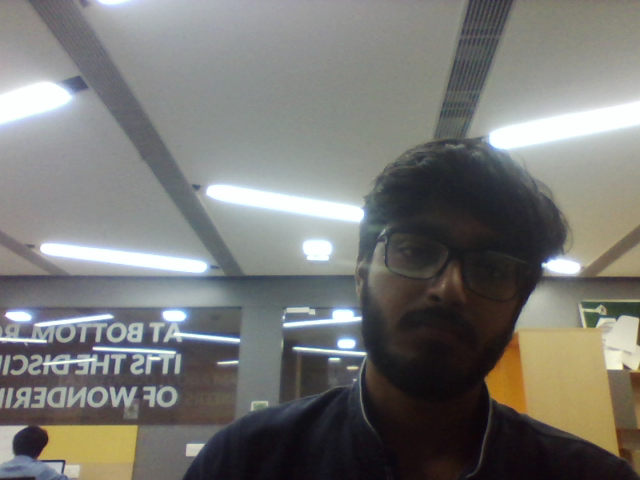
#> input picture 2018-06-26/suspiciousframe2.png, 640 x 480 px, given in place of original3.jpg, which was not available
$ python noobie.py
#> lines starting #> are read from the running program, lines starting #| are printed output that depends on the picture; long printed decimals are rounded; pictures that were not available may be replaced by others from this repository, and a replacement may not be noted
import cv2
from imutils.video import FPS
from imutils.video import VideoStream
#from mysql	 import *
import time, glob, os
import numpy as np
from datetime import datetime, timedelta


## SEND EMAIL ALERTS
import smtplib
from email.mime.multipart import MIMEMultipart
from email.mime.text import MIMEText
from email.mime.base import MIMEBase
from email import encoders


# [117 lines left out: functions fancy_email_alert, email_alert, not called in this run]


def intelligent_summary(original,heatmap):
	img1=cv2.imread(original)
#> img1 is the input picture: shape (480, 640, 3); mean B, G, R 116.5, 119.8, 120.1
	img2=cv2.imread(heatmap)
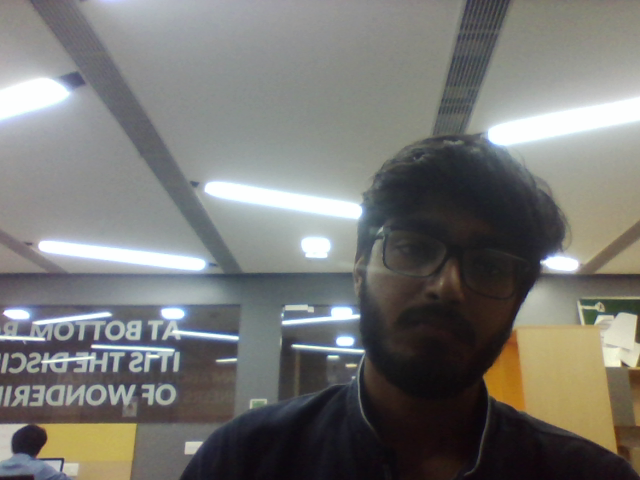
#> input picture 2018-06-26/suspiciousframe3.png, 640 x 480 px, given in place of heatmap3.jpg, which was not available
#> img2 is the input picture: shape (480, 640, 3); mean B, G, R 115.7, 119, 119.4
	row,col,channel=img1.shape
#> row = 480; col = 640; channel = 3
	sub=cv2.absdiff(img1,img2)
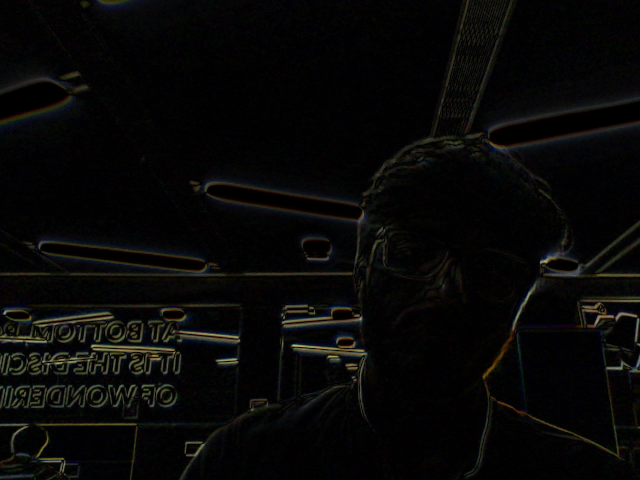
#> sub: shape (480, 640, 3); mean B, G, R 7, 7.7, 7.9
	sub=cv2.cvtColor(sub,cv2.COLOR_BGR2GRAY)
#> sub: shape (480, 640)
	thresh=cv2.threshold(sub,50,255,cv2.THRESH_BINARY)[1]
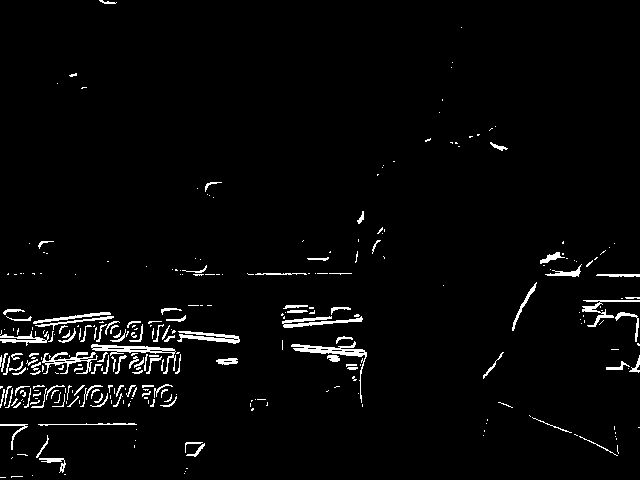
#> thresh: shape (480, 640); 3% white in thin lines or dots
	'''
	cv2.imshow("sub",sub)
	cv2.imshow("heatmap",img2)
	cv2.imshow("thresh",thresh)
	cv2.waitKey(0)
	'''
	hist=np.bincount(thresh.ravel(),minlength=256)
#> hist = 256 values, max 298097 at index 0, min 0 at index 1, mean 1200
	move_percent=hist[255]/(row*col)
#> move_percent = 0.0296
	print(hist[255],move_percent)
#| 9103 0.02963


if __name__ == '__main__':
	#attach=[r"C:\Users\Ayush\Pictures\street.jpg",r"C:\Users\Ayush\Pictures\quad.jpg",r"C:\Users\Ayush\Pictures\surface.png"]

	#fancy_email_alert("name","ip","channel","reason")
	intelligent_summary(r"E:\CameraHealthManagementSystem\static\2019-06-13\cabin\heatmap\original3.jpg",r"E:\CameraHealthManagementSystem\static\2019-06-13\cabin\heatmap\heatmap3.jpg")

	img=r"C:\Users\Ayush\Pictures\street.jpg"
	location=r"E:\CHMS\2019-05-14\overhead\tampered"
	'''
	for img in sorted(glob.glob(location+"/*.png")):
            #print(img)
            statinfo=os.stat(img)
            if statinfo.st_size<5:
                continue
            frame=cv2.imread(img)
            print(statinfo.st_size)
            cv2.putText(frame,'Tampered Frame',(20,40), cv2.FONT_HERSHEY_SIMPLEX, 0.7,(0,0,255),2)
            cv2.imshow("frame",frame)
            cv2.waitKey(0)
            break
	'''

	d=str(datetime.now()).split(".")[0].split(" ")[1].split(":")
	print(d[0]+"_"+d[1])
